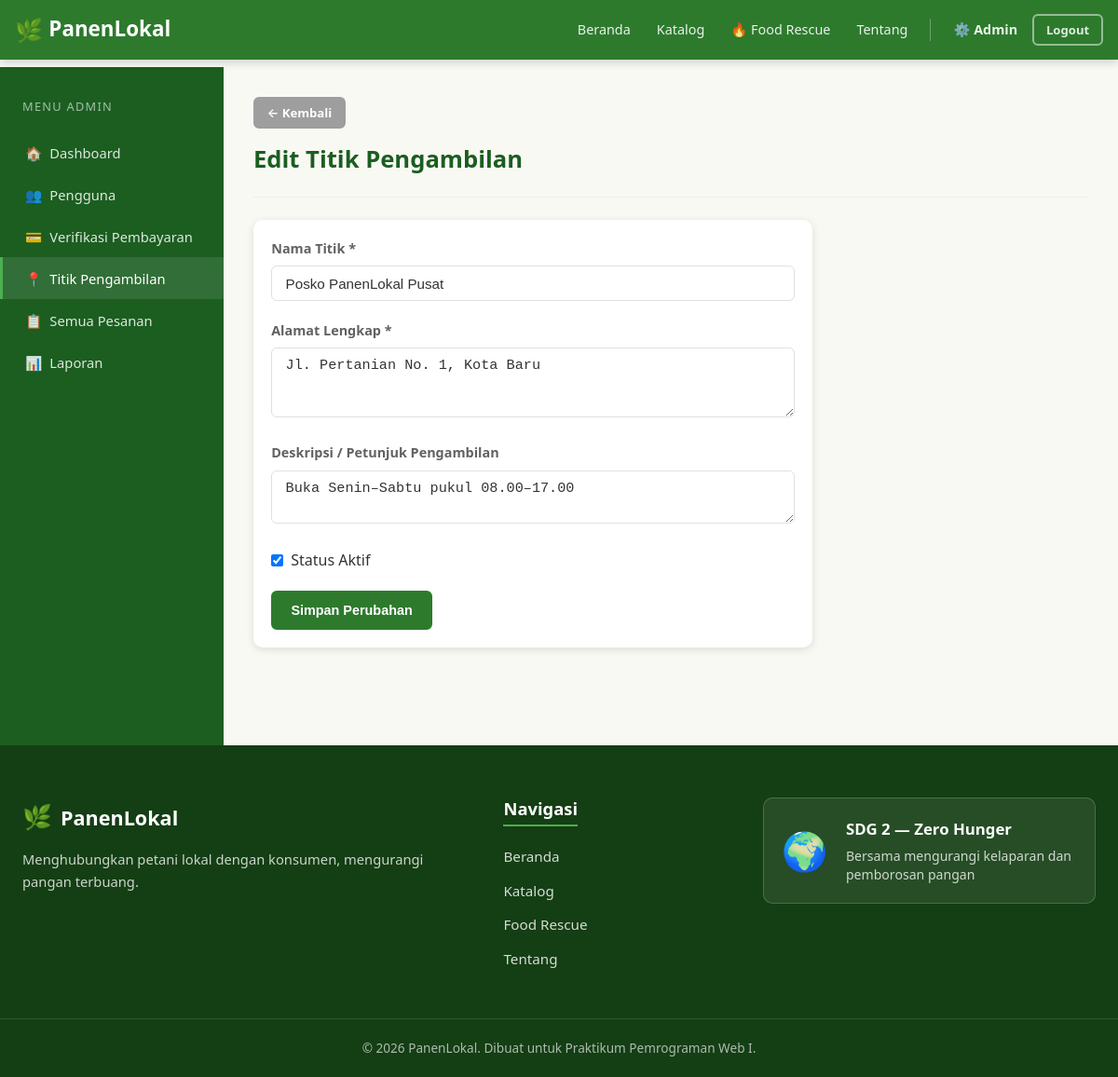
The app's page /admin/edit_titik.php?id=1 (signed in) with its own data.
### tables this page shows
CREATE TABLE IF NOT EXISTS pickup_points (
    id BIGINT UNSIGNED AUTO_INCREMENT PRIMARY KEY,
    nama_titik VARCHAR(120) NOT NULL,
    alamat TEXT NOT NULL,
    deskripsi TEXT NULL,
    status_aktif TINYINT(1) NOT NULL DEFAULT 1,
    created_at TIMESTAMP NOT NULL DEFAULT CURRENT_TIMESTAMP
);

### includes/functions.php (called while the page is built, shortened)
<?php
function sanitize($str) {
    return htmlspecialchars((string)$str, ENT_QUOTES, 'UTF-8');
}
?>

### admin/edit_titik.php (the view, shortened to what this page needs)
<?php
require_once __DIR__ . '/../config/koneksi.php';
require_once __DIR__ . '/../includes/functions.php';
$id = (int)($_GET['id'] ?? 0);
$stmt = $conn->prepare("SELECT * FROM pickup_points WHERE id = ?");
$stmt->bind_param('i', $id);
$stmt->execute();
$titik = $stmt->get_result()->fetch_assoc();
require_once __DIR__ . '/../includes/header.php';
require_once __DIR__ . '/../includes/navbar.php';
?>
<div class="dashboard-layout">
    <aside class="sidebar">
        <div class="sidebar-title">Menu Admin</div>
        <ul class="sidebar-menu">
            <li><a href="<?= BASE_URL ?>/admin/index.php"><span class="menu-icon">🏠</span>Dashboard</a></li>
            <li><a href="<?= BASE_URL ?>/admin/pengguna.php"><span class="menu-icon">👥</span>Pengguna</a></li>
            <li><a href="<?= BASE_URL ?>/admin/verifikasi_pembayaran.php"><span class="menu-icon">💳</span>Verifikasi Pembayaran</a></li>
            <li><a href="<?= BASE_URL ?>/admin/titik_pengambilan.php" class="active"><span class="menu-icon">📍</span>Titik Pengambilan</a></li>
            <li><a href="<?= BASE_URL ?>/admin/pesanan.php"><span class="menu-icon">📋</span>Semua Pesanan</a></li>
            <li><a href="<?= BASE_URL ?>/admin/laporan.php"><span class="menu-icon">📊</span>Laporan</a></li>
        </ul>
    </aside>
    <main class="dashboard-main">
        <div class="dashboard-header">
            <a href="<?= BASE_URL ?>/admin/titik_pengambilan.php" class="btn btn-secondary btn-sm mb-2">← Kembali</a>
            <h1>Edit Titik Pengambilan</h1>
        </div>
        <div class="card card-body" style="max-width: 600px;">
            <form method="POST">
                <div class="form-group">
                    <label class="form-label">Nama Titik *</label>
                    <input type="text" name="nama_titik" class="form-control" required value="<?= sanitize($titik['nama_titik']) ?>">
                </div>
                <div class="form-group">
                    <label class="form-label">Alamat Lengkap *</label>
                    <textarea name="alamat" class="form-control" rows="3" required><?= sanitize($titik['alamat']) ?></textarea>
                </div>
                <div class="form-group">
                    <label class="form-label">Deskripsi / Petunjuk Pengambilan</label>
                    <textarea name="deskripsi" class="form-control" rows="2"><?= sanitize($titik['deskripsi'] ?? '') ?></textarea>
                </div>
                <div class="form-group">
                    <label style="display:flex; align-items:center; gap:.5rem; cursor:pointer;">
                        <input type="checkbox" name="status_aktif" value="1" <?= $titik['status_aktif'] ? 'checked' : '' ?>>
                        <span>Status Aktif</span>
                    </label>
                </div>
                <button type="submit" class="btn btn-primary">Simpan Perubahan</button>
            </form>
        </div>
    </main>
</div>
<?php require_once __DIR__ . '/../includes/footer.php'; ?>

### assets/css/style.css (style rules this page uses)
*, *::before, *::after { box-sizing: border-box; margin: 0; padding: 0; }
:root { --green-dark: #1b5e20; --green-main: #2d7a2d; --green-mid: #388e3c; --green-light: #4caf50; --green-pale: #c8e6c9; --green-bg: #f1f8f1; --orange: #f57c00; --orange-light: #ffe0b2; --red: #c62828; --red-light: #ffebee; --blue: #1565c0; --blue-light: #e3f2fd; --yellow: #f9a825; --yellow-light: #fff9c4; --cream: #f9f9f4; --white: #ffffff; --gray-100: #f5f5f5; --gray-200: #eeeeee; --gray-300: #e0e0e0; --gray-500: #9e9e9e; --gray-700: #616161; --gray-900: #212121; --text: #333333; --shadow: 0 2px 8px rgba(0,0,0,.12); --shadow-lg: 0 4px 20px rgba(0,0,0,.18); --radius: 10px; --radius-sm: 6px; --transition: .25s ease; }
html { font-size: 16px; scroll-behavior: smooth; }
body { font-family: 'Segoe UI', system-ui, -apple-system, sans-serif; color: var(--text); background: var(--cream); line-height: 1.65; min-height: 100vh; display: flex; flex-direction: column; }
a { color: var(--green-main); text-decoration: none; transition: color var(--transition); }
h1,h2,h3,h4,h5,h6 { font-weight: 700; line-height: 1.3; color: var(--gray-900); margin-bottom: .5rem; }
h1 { font-size: 2.2rem; }
ul,ol { padding-left: 1.5rem; }
.btn { display: inline-block; padding: .55rem 1.2rem; border-radius: var(--radius-sm); font-size: .9rem; font-weight: 600; cursor: pointer; border: 2px solid transparent; transition: all var(--transition); text-align: center; text-decoration: none !important; line-height: 1.4; }
.btn-sm { padding: .35rem .8rem; font-size: .82rem; }
.btn-primary { background: var(--green-main); color: var(--white); border-color: var(--green-main); }
.btn-secondary { background: var(--gray-500); color: var(--white); border-color: var(--gray-500); }
.form-group { margin-bottom: 1.2rem; }
.form-label { display: block; margin-bottom: .4rem; font-weight: 600; font-size: .9rem; color: var(--gray-700); }
.form-control { width: 100%; padding: .6rem .9rem; border: 1.5px solid var(--gray-300); border-radius: var(--radius-sm); font-size: .95rem; color: var(--text); background: var(--white); transition: border-color var(--transition), box-shadow var(--transition); }
.card { background: var(--white); border-radius: var(--radius); box-shadow: var(--shadow); overflow: hidden; transition: transform var(--transition), box-shadow var(--transition); }
.card-body { padding: 1.2rem; }
.dashboard-layout { display: flex; min-height: calc(100vh - 72px); }
.sidebar { width: 240px; flex-shrink: 0; background: var(--green-dark); color: var(--white); padding: 1.5rem 0; position: sticky; top: 72px; height: calc(100vh - 72px); overflow-y: auto; }
.sidebar-title { padding: .5rem 1.5rem 1rem; font-size: .8rem; text-transform: uppercase; letter-spacing: .1em; opacity: .6; }
.sidebar-menu { list-style: none; padding: 0; margin: 0; }
.sidebar-menu li a { display: block; padding: .65rem 1.5rem; color: rgba(255,255,255,.85); transition: background var(--transition); font-size: .92rem; text-decoration: none !important; border-left: 3px solid transparent; }
.sidebar-menu li a:hover, .sidebar-menu li a.active { background: rgba(255,255,255,.1); color: var(--white); border-left-color: var(--green-light); }
.sidebar-menu li a .menu-icon { margin-right: .5rem; }
.dashboard-main { flex: 1; padding: 2rem; min-width: 0; }
.dashboard-header { margin-bottom: 1.5rem; padding-bottom: 1rem; border-bottom: 1px solid var(--gray-200); }
.dashboard-header h1 { font-size: 1.6rem; color: var(--green-dark); }
.mb-2 { margin-bottom: 1rem; }

### records on screen
pickup_points: nama_titik "Posko PanenLokal Pusat", alamat "Jl. Pertanian No. 1, Kota Baru", deskripsi "Buka Senin–Sabtu pukul 08.00–17.00", status_aktif "☑"
